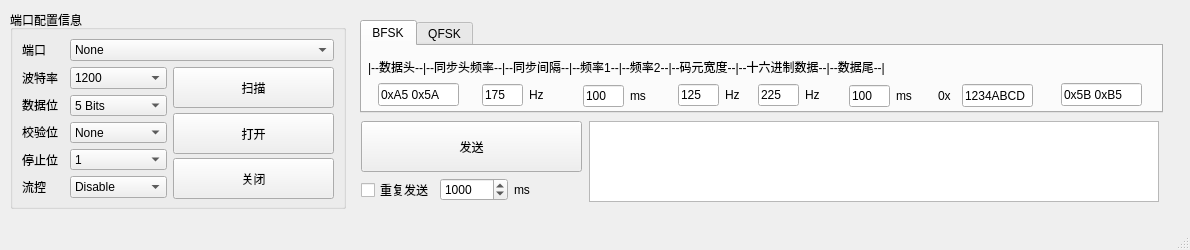
<?xml version="1.0" encoding="UTF-8"?>
<ui version="4.0">
 <class>MainWindow</class>
 <widget class="QMainWindow" name="MainWindow">
  <property name="geometry">
   <rect>
    <x>0</x>
    <y>0</y>
    <width>1190</width>
    <height>250</height>
   </rect>
  </property>
  <property name="minimumSize">
   <size>
    <width>1190</width>
    <height>250</height>
   </size>
  </property>
  <property name="maximumSize">
   <size>
    <width>1190</width>
    <height>250</height>
   </size>
  </property>
  <property name="windowTitle">
   <string>MainWindow</string>
  </property>
  <widget class="QWidget" name="centralwidget">
   <widget class="QGroupBox" name="groupBox">
    <property name="geometry">
     <rect>
      <x>10</x>
      <y>10</y>
      <width>336</width>
      <height>199</height>
     </rect>
    </property>
    <property name="title">
     <string>端口配置信息</string>
    </property>
    <layout class="QGridLayout" name="gridLayout_3">
     <item row="0" column="0">
      <widget class="QLabel" name="label">
       <property name="text">
        <string>端口</string>
       </property>
      </widget>
     </item>
     <item row="0" column="1" colspan="2">
      <widget class="QComboBox" name="comboBox_serialPort">
       <property name="minimumSize">
        <size>
         <width>264</width>
         <height>0</height>
        </size>
       </property>
       <property name="maximumSize">
        <size>
         <width>264</width>
         <height>16777215</height>
        </size>
       </property>
       <item>
        <property name="text">
         <string>None</string>
        </property>
       </item>
      </widget>
     </item>
     <item row="1" column="0">
      <widget class="QLabel" name="label_2">
       <property name="text">
        <string>波特率</string>
       </property>
      </widget>
     </item>
     <item row="1" column="1" rowspan="5">
      <layout class="QGridLayout" name="gridLayout">
       <item row="1" column="0">
        <widget class="QComboBox" name="comboBox_databits">
         <item>
          <property name="text">
           <string>5 Bits</string>
          </property>
         </item>
         <item>
          <property name="text">
           <string>6 Bits</string>
          </property>
         </item>
         <item>
          <property name="text">
           <string>7 Bits</string>
          </property>
         </item>
         <item>
          <property name="text">
           <string>8 Bits</string>
          </property>
         </item>
        </widget>
       </item>
       <item row="3" column="0">
        <widget class="QComboBox" name="comboBox_stopbits">
         <item>
          <property name="text">
           <string>1</string>
          </property>
         </item>
         <item>
          <property name="text">
           <string>1.5</string>
          </property>
         </item>
         <item>
          <property name="text">
           <string>2</string>
          </property>
         </item>
        </widget>
       </item>
       <item row="0" column="0">
        <widget class="QComboBox" name="comboBox_baudrate">
         <item>
          <property name="text">
           <string>1200</string>
          </property>
         </item>
         <item>
          <property name="text">
           <string>2400</string>
          </property>
         </item>
         <item>
          <property name="text">
           <string>4800</string>
          </property>
         </item>
         <item>
          <property name="text">
           <string>9600</string>
          </property>
         </item>
         <item>
          <property name="text">
           <string>19200</string>
          </property>
         </item>
         <item>
          <property name="text">
           <string>38400</string>
          </property>
         </item>
         <item>
          <property name="text">
           <string>57600</string>
          </property>
         </item>
         <item>
          <property name="text">
           <string>115200</string>
          </property>
         </item>
        </widget>
       </item>
       <item row="5" column="0">
        <widget class="QComboBox" name="comboBox_flowctrl">
         <item>
          <property name="text">
           <string>Disable</string>
          </property>
         </item>
         <item>
          <property name="text">
           <string>Hardware</string>
          </property>
         </item>
         <item>
          <property name="text">
           <string>Software</string>
          </property>
         </item>
        </widget>
       </item>
       <item row="2" column="0">
        <widget class="QComboBox" name="comboBox_checkdigit">
         <item>
          <property name="text">
           <string>None</string>
          </property>
         </item>
         <item>
          <property name="text">
           <string>Even</string>
          </property>
         </item>
         <item>
          <property name="text">
           <string>Odd</string>
          </property>
         </item>
         <item>
          <property name="text">
           <string>Space</string>
          </property>
         </item>
         <item>
          <property name="text">
           <string>Mark</string>
          </property>
         </item>
        </widget>
       </item>
      </layout>
     </item>
     <item row="1" column="2" rowspan="5">
      <layout class="QGridLayout" name="gridLayout_2">
       <item row="0" column="0">
        <widget class="QPushButton" name="pushButton_scan">
         <property name="minimumSize">
          <size>
           <width>161</width>
           <height>41</height>
          </size>
         </property>
         <property name="maximumSize">
          <size>
           <width>161</width>
           <height>41</height>
          </size>
         </property>
         <property name="text">
          <string>扫描</string>
         </property>
        </widget>
       </item>
       <item row="1" column="0">
        <widget class="QPushButton" name="pushButton_open">
         <property name="minimumSize">
          <size>
           <width>161</width>
           <height>41</height>
          </size>
         </property>
         <property name="maximumSize">
          <size>
           <width>161</width>
           <height>41</height>
          </size>
         </property>
         <property name="text">
          <string>打开</string>
         </property>
        </widget>
       </item>
       <item row="2" column="0">
        <widget class="QPushButton" name="pushButton_close">
         <property name="minimumSize">
          <size>
           <width>161</width>
           <height>41</height>
          </size>
         </property>
         <property name="maximumSize">
          <size>
           <width>161</width>
           <height>41</height>
          </size>
         </property>
         <property name="text">
          <string>关闭</string>
         </property>
        </widget>
       </item>
      </layout>
     </item>
     <item row="2" column="0">
      <widget class="QLabel" name="DataBits">
       <property name="text">
        <string>数据位</string>
       </property>
      </widget>
     </item>
     <item row="3" column="0">
      <widget class="QLabel" name="label_3">
       <property name="text">
        <string>校验位</string>
       </property>
      </widget>
     </item>
     <item row="4" column="0">
      <widget class="QLabel" name="label_4">
       <property name="text">
        <string>停止位</string>
       </property>
      </widget>
     </item>
     <item row="5" column="0">
      <widget class="QLabel" name="label_5">
       <property name="text">
        <string>流控</string>
       </property>
      </widget>
     </item>
    </layout>
   </widget>
   <widget class="QTabWidget" name="tabWidget">
    <property name="geometry">
     <rect>
      <x>360</x>
      <y>20</y>
      <width>803</width>
      <height>93</height>
     </rect>
    </property>
    <property name="currentIndex">
     <number>0</number>
    </property>
    <widget class="QWidget" name="tab_BFSK">
     <attribute name="title">
      <string>BFSK</string>
     </attribute>
     <widget class="QWidget" name="layoutWidget">
      <property name="geometry">
       <rect>
        <x>576</x>
        <y>37</y>
        <width>95</width>
        <height>25</height>
       </rect>
      </property>
      <layout class="QGridLayout" name="gridLayout_23">
       <item row="0" column="0">
        <widget class="QLabel" name="label_21">
         <property name="minimumSize">
          <size>
           <width>0</width>
           <height>21</height>
          </size>
         </property>
         <property name="maximumSize">
          <size>
           <width>16777215</width>
           <height>21</height>
          </size>
         </property>
         <property name="text">
          <string>0x</string>
         </property>
        </widget>
       </item>
       <item row="0" column="1">
        <widget class="QLineEdit" name="lineEdit_bfsk_data">
         <property name="minimumSize">
          <size>
           <width>71</width>
           <height>23</height>
          </size>
         </property>
         <property name="maximumSize">
          <size>
           <width>71</width>
           <height>23</height>
          </size>
         </property>
         <property name="text">
          <string>1234ABCD</string>
         </property>
        </widget>
       </item>
      </layout>
     </widget>
     <widget class="QLabel" name="label_27">
      <property name="geometry">
       <rect>
        <x>6</x>
        <y>10</y>
        <width>781</width>
        <height>21</height>
       </rect>
      </property>
      <property name="text">
       <string>|--数据头--|--同步头频率--|--同步间隔--|--频率1--|--频率2--|--码元宽度--|--十六进制数据--|--数据尾--|</string>
      </property>
     </widget>
     <widget class="QWidget" name="layoutWidget_2">
      <property name="geometry">
       <rect>
        <x>221</x>
        <y>39</y>
        <width>65</width>
        <height>23</height>
       </rect>
      </property>
      <layout class="QGridLayout" name="gridLayout_24">
       <item row="0" column="0">
        <widget class="QLineEdit" name="lineEdit_bfsk_sync_time_gap">
         <property name="minimumSize">
          <size>
           <width>41</width>
           <height>0</height>
          </size>
         </property>
         <property name="maximumSize">
          <size>
           <width>41</width>
           <height>16777215</height>
          </size>
         </property>
         <property name="text">
          <string>100</string>
         </property>
        </widget>
       </item>
       <item row="0" column="1">
        <widget class="QLabel" name="label_28">
         <property name="text">
          <string>ms</string>
         </property>
        </widget>
       </item>
      </layout>
     </widget>
     <widget class="QLineEdit" name="lineEdit_data_tail_bfsk">
      <property name="geometry">
       <rect>
        <x>699</x>
        <y>37</y>
        <width>81</width>
        <height>23</height>
       </rect>
      </property>
      <property name="minimumSize">
       <size>
        <width>81</width>
        <height>0</height>
       </size>
      </property>
      <property name="maximumSize">
       <size>
        <width>81</width>
        <height>16777215</height>
       </size>
      </property>
      <property name="text">
       <string>0x5B 0xB5</string>
      </property>
     </widget>
     <widget class="QWidget" name="layoutWidget_3">
      <property name="geometry">
       <rect>
        <x>487</x>
        <y>39</y>
        <width>65</width>
        <height>23</height>
       </rect>
      </property>
      <layout class="QGridLayout" name="gridLayout_25">
       <item row="0" column="0">
        <widget class="QLineEdit" name="lineEdit_bfsk_symbol_wide">
         <property name="minimumSize">
          <size>
           <width>41</width>
           <height>0</height>
          </size>
         </property>
         <property name="maximumSize">
          <size>
           <width>41</width>
           <height>16777215</height>
          </size>
         </property>
         <property name="text">
          <string>100</string>
         </property>
        </widget>
       </item>
       <item row="0" column="1">
        <widget class="QLabel" name="label_29">
         <property name="text">
          <string>ms</string>
         </property>
        </widget>
       </item>
      </layout>
     </widget>
     <widget class="QWidget" name="layoutWidget_4">
      <property name="geometry">
       <rect>
        <x>396</x>
        <y>38</y>
        <width>65</width>
        <height>23</height>
       </rect>
      </property>
      <layout class="QGridLayout" name="gridLayout_26">
       <item row="0" column="0">
        <widget class="QLineEdit" name="lineEdit_bfsk_freq_2">
         <property name="minimumSize">
          <size>
           <width>41</width>
           <height>0</height>
          </size>
         </property>
         <property name="maximumSize">
          <size>
           <width>41</width>
           <height>16777215</height>
          </size>
         </property>
         <property name="text">
          <string>225</string>
         </property>
        </widget>
       </item>
       <item row="0" column="1">
        <widget class="QLabel" name="label_30">
         <property name="text">
          <string>Hz</string>
         </property>
        </widget>
       </item>
      </layout>
     </widget>
     <widget class="QLineEdit" name="lineEdit_data_header_bfsk">
      <property name="geometry">
       <rect>
        <x>16</x>
        <y>37</y>
        <width>81</width>
        <height>23</height>
       </rect>
      </property>
      <property name="minimumSize">
       <size>
        <width>81</width>
        <height>0</height>
       </size>
      </property>
      <property name="maximumSize">
       <size>
        <width>81</width>
        <height>16777215</height>
       </size>
      </property>
      <property name="text">
       <string>0xA5 0x5A</string>
      </property>
     </widget>
     <widget class="QWidget" name="layoutWidget_5">
      <property name="geometry">
       <rect>
        <x>316</x>
        <y>38</y>
        <width>65</width>
        <height>23</height>
       </rect>
      </property>
      <layout class="QGridLayout" name="gridLayout_27">
       <item row="0" column="0">
        <widget class="QLineEdit" name="lineEdit_bfsk_freq_1">
         <property name="minimumSize">
          <size>
           <width>41</width>
           <height>21</height>
          </size>
         </property>
         <property name="maximumSize">
          <size>
           <width>41</width>
           <height>16777215</height>
          </size>
         </property>
         <property name="text">
          <string>125</string>
         </property>
        </widget>
       </item>
       <item row="0" column="1">
        <widget class="QLabel" name="label_31">
         <property name="text">
          <string>Hz</string>
         </property>
        </widget>
       </item>
      </layout>
     </widget>
     <widget class="QWidget" name="layoutWidget_6">
      <property name="geometry">
       <rect>
        <x>120</x>
        <y>38</y>
        <width>65</width>
        <height>23</height>
       </rect>
      </property>
      <layout class="QGridLayout" name="gridLayout_28">
       <item row="0" column="0">
        <widget class="QLineEdit" name="lineEdit_bfsk_sync_freq">
         <property name="minimumSize">
          <size>
           <width>41</width>
           <height>0</height>
          </size>
         </property>
         <property name="maximumSize">
          <size>
           <width>41</width>
           <height>16777215</height>
          </size>
         </property>
         <property name="text">
          <string>175</string>
         </property>
        </widget>
       </item>
       <item row="0" column="1">
        <widget class="QLabel" name="label_32">
         <property name="text">
          <string>Hz</string>
         </property>
        </widget>
       </item>
      </layout>
     </widget>
    </widget>
    <widget class="QWidget" name="tab_QFSK">
     <attribute name="title">
      <string>QFSK</string>
     </attribute>
     <widget class="QLineEdit" name="lineEdit_data_tail_qfsk">
      <property name="geometry">
       <rect>
        <x>713</x>
        <y>40</y>
        <width>81</width>
        <height>23</height>
       </rect>
      </property>
      <property name="minimumSize">
       <size>
        <width>81</width>
        <height>0</height>
       </size>
      </property>
      <property name="maximumSize">
       <size>
        <width>81</width>
        <height>16777215</height>
       </size>
      </property>
      <property name="text">
       <string>0x5B 0xB5</string>
      </property>
     </widget>
     <widget class="QWidget" name="layoutWidget_10">
      <property name="geometry">
       <rect>
        <x>197</x>
        <y>40</y>
        <width>65</width>
        <height>23</height>
       </rect>
      </property>
      <layout class="QGridLayout" name="gridLayout_39">
       <item row="0" column="0">
        <widget class="QLineEdit" name="lineEdit_qfsk_sync_time_gap">
         <property name="minimumSize">
          <size>
           <width>41</width>
           <height>0</height>
          </size>
         </property>
         <property name="maximumSize">
          <size>
           <width>41</width>
           <height>16777215</height>
          </size>
         </property>
         <property name="text">
          <string>100</string>
         </property>
        </widget>
       </item>
       <item row="0" column="1">
        <widget class="QLabel" name="label_42">
         <property name="text">
          <string>ms</string>
         </property>
        </widget>
       </item>
      </layout>
     </widget>
     <widget class="QWidget" name="layoutWidget_11">
      <property name="geometry">
       <rect>
        <x>273</x>
        <y>40</y>
        <width>251</width>
        <height>23</height>
       </rect>
      </property>
      <layout class="QGridLayout" name="gridLayout_43">
       <item row="0" column="0">
        <widget class="QLineEdit" name="lineEdit_qfsk_freq_1">
         <property name="minimumSize">
          <size>
           <width>41</width>
           <height>21</height>
          </size>
         </property>
         <property name="maximumSize">
          <size>
           <width>41</width>
           <height>16777215</height>
          </size>
         </property>
         <property name="text">
          <string>100</string>
         </property>
        </widget>
       </item>
       <item row="0" column="1">
        <widget class="QLineEdit" name="lineEdit_qfsk_freq_2">
         <property name="minimumSize">
          <size>
           <width>41</width>
           <height>0</height>
          </size>
         </property>
         <property name="maximumSize">
          <size>
           <width>41</width>
           <height>16777215</height>
          </size>
         </property>
         <property name="text">
          <string>200</string>
         </property>
        </widget>
       </item>
       <item row="0" column="2">
        <widget class="QLineEdit" name="lineEdit_qfsk_freq_3">
         <property name="minimumSize">
          <size>
           <width>41</width>
           <height>21</height>
          </size>
         </property>
         <property name="maximumSize">
          <size>
           <width>41</width>
           <height>16777215</height>
          </size>
         </property>
         <property name="text">
          <string>300</string>
         </property>
        </widget>
       </item>
       <item row="0" column="3">
        <widget class="QLineEdit" name="lineEdit_qfsk_freq_4">
         <property name="minimumSize">
          <size>
           <width>41</width>
           <height>0</height>
          </size>
         </property>
         <property name="maximumSize">
          <size>
           <width>41</width>
           <height>16777215</height>
          </size>
         </property>
         <property name="text">
          <string>400</string>
         </property>
        </widget>
       </item>
      </layout>
     </widget>
     <widget class="QWidget" name="layoutWidget_13">
      <property name="geometry">
       <rect>
        <x>111</x>
        <y>40</y>
        <width>65</width>
        <height>23</height>
       </rect>
      </property>
      <layout class="QGridLayout" name="gridLayout_44">
       <item row="0" column="0">
        <widget class="QLineEdit" name="lineEdit_qfsk_sync_freq">
         <property name="minimumSize">
          <size>
           <width>41</width>
           <height>0</height>
          </size>
         </property>
         <property name="maximumSize">
          <size>
           <width>41</width>
           <height>16777215</height>
          </size>
         </property>
         <property name="text">
          <string>175</string>
         </property>
        </widget>
       </item>
       <item row="0" column="1">
        <widget class="QLabel" name="label_45">
         <property name="text">
          <string>Hz</string>
         </property>
        </widget>
       </item>
      </layout>
     </widget>
     <widget class="QLineEdit" name="lineEdit_data_header_qfsk">
      <property name="geometry">
       <rect>
        <x>5</x>
        <y>40</y>
        <width>81</width>
        <height>23</height>
       </rect>
      </property>
      <property name="minimumSize">
       <size>
        <width>81</width>
        <height>0</height>
       </size>
      </property>
      <property name="maximumSize">
       <size>
        <width>81</width>
        <height>16777215</height>
       </size>
      </property>
      <property name="text">
       <string>0xA5 0x5A</string>
      </property>
     </widget>
     <widget class="QWidget" name="layoutWidget_14">
      <property name="geometry">
       <rect>
        <x>612</x>
        <y>39</y>
        <width>95</width>
        <height>25</height>
       </rect>
      </property>
      <layout class="QGridLayout" name="gridLayout_45">
       <item row="0" column="0">
        <widget class="QLabel" name="label_43">
         <property name="minimumSize">
          <size>
           <width>0</width>
           <height>21</height>
          </size>
         </property>
         <property name="maximumSize">
          <size>
           <width>16777215</width>
           <height>21</height>
          </size>
         </property>
         <property name="text">
          <string>0x</string>
         </property>
        </widget>
       </item>
       <item row="0" column="1">
        <widget class="QLineEdit" name="lineEdit_qfsk_data">
         <property name="minimumSize">
          <size>
           <width>71</width>
           <height>23</height>
          </size>
         </property>
         <property name="maximumSize">
          <size>
           <width>71</width>
           <height>23</height>
          </size>
         </property>
         <property name="text">
          <string>1234ABCD</string>
         </property>
        </widget>
       </item>
      </layout>
     </widget>
     <widget class="QWidget" name="layoutWidget_15">
      <property name="geometry">
       <rect>
        <x>531</x>
        <y>40</y>
        <width>65</width>
        <height>23</height>
       </rect>
      </property>
      <layout class="QGridLayout" name="gridLayout_46">
       <item row="0" column="0">
        <widget class="QLineEdit" name="lineEdit_qfsk_symbol_wide">
         <property name="minimumSize">
          <size>
           <width>41</width>
           <height>0</height>
          </size>
         </property>
         <property name="maximumSize">
          <size>
           <width>41</width>
           <height>16777215</height>
          </size>
         </property>
         <property name="text">
          <string>100</string>
         </property>
        </widget>
       </item>
       <item row="0" column="1">
        <widget class="QLabel" name="label_46">
         <property name="text">
          <string>ms</string>
         </property>
        </widget>
       </item>
      </layout>
     </widget>
     <widget class="QLabel" name="label_47">
      <property name="geometry">
       <rect>
        <x>0</x>
        <y>10</y>
        <width>801</width>
        <height>21</height>
       </rect>
      </property>
      <property name="text">
       <string>|--数据头--|-同步头频率-|-同步间隔-|-频率1-|-频率2-|-频率3-|-频率4-|-码元宽度-|-十六进制数据-|-数据尾-|</string>
      </property>
     </widget>
    </widget>
   </widget>
   <widget class="QWidget" name="layoutWidget">
    <property name="geometry">
     <rect>
      <x>360</x>
      <y>120</y>
      <width>801</width>
      <height>84</height>
     </rect>
    </property>
    <layout class="QGridLayout" name="gridLayout_42">
     <item row="0" column="0">
      <layout class="QGridLayout" name="gridLayout_41">
       <item row="0" column="0">
        <widget class="QPushButton" name="pushButton_send">
         <property name="minimumSize">
          <size>
           <width>221</width>
           <height>51</height>
          </size>
         </property>
         <property name="maximumSize">
          <size>
           <width>221</width>
           <height>51</height>
          </size>
         </property>
         <property name="text">
          <string>发送</string>
         </property>
        </widget>
       </item>
       <item row="1" column="0">
        <layout class="QGridLayout" name="gridLayout_10">
         <item row="0" column="1">
          <widget class="QSpinBox" name="spinBox_repeat">
           <property name="maximum">
            <number>999999</number>
           </property>
           <property name="value">
            <number>1000</number>
           </property>
          </widget>
         </item>
         <item row="0" column="2">
          <widget class="QLabel" name="label_13">
           <property name="text">
            <string>ms</string>
           </property>
          </widget>
         </item>
         <item row="0" column="0">
          <widget class="QCheckBox" name="checkBox_repeat">
           <property name="text">
            <string>重复发送</string>
           </property>
          </widget>
         </item>
        </layout>
       </item>
      </layout>
     </item>
     <item row="0" column="1">
      <widget class="QTextBrowser" name="textBrowser">
       <property name="minimumSize">
        <size>
         <width>570</width>
         <height>81</height>
        </size>
       </property>
       <property name="maximumSize">
        <size>
         <width>570</width>
         <height>81</height>
        </size>
       </property>
      </widget>
     </item>
    </layout>
   </widget>
  </widget>
  <widget class="QMenuBar" name="menubar">
   <property name="geometry">
    <rect>
     <x>0</x>
     <y>0</y>
     <width>1190</width>
     <height>26</height>
    </rect>
   </property>
  </widget>
  <widget class="QStatusBar" name="statusbar"/>
 </widget>
 <resources/>
 <connections/>
</ui>
